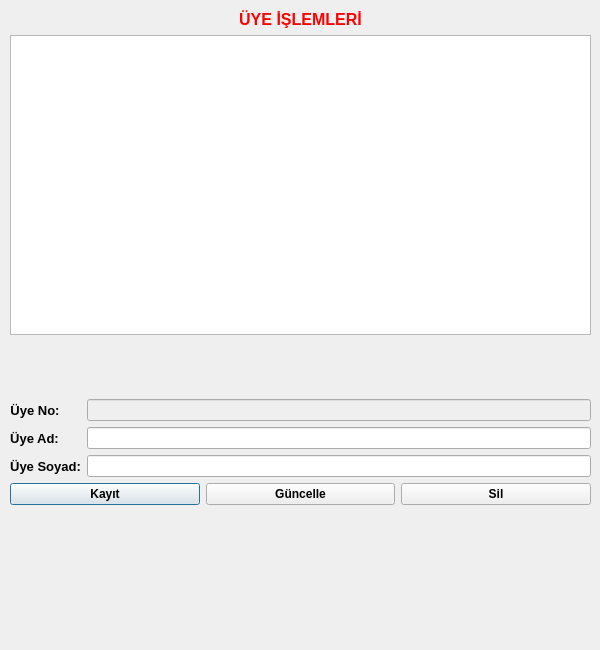
<?xml version="1.0" encoding="UTF-8"?>
<ui version="4.0">
 <class>Member</class>
 <widget class="QDialog" name="Member">
  <property name="enabled">
   <bool>true</bool>
  </property>
  <property name="geometry">
   <rect>
    <x>0</x>
    <y>0</y>
    <width>600</width>
    <height>650</height>
   </rect>
  </property>
  <property name="font">
   <font>
    <kerning>true</kerning>
   </font>
  </property>
  <property name="windowTitle">
   <string>Üye İşlemleri</string>
  </property>
  <widget class="QWidget" name="layoutWidget">
   <property name="geometry">
    <rect>
     <x>10</x>
     <y>10</y>
     <width>581</width>
     <height>631</height>
    </rect>
   </property>
   <layout class="QVBoxLayout" name="verticalLayout_2">
    <item>
     <widget class="QLabel" name="label">
      <property name="palette">
       <palette>
        <active>
         <colorrole role="WindowText">
          <brush brushstyle="SolidPattern">
           <color alpha="255">
            <red>255</red>
            <green>0</green>
            <blue>0</blue>
           </color>
          </brush>
         </colorrole>
        </active>
        <inactive>
         <colorrole role="WindowText">
          <brush brushstyle="SolidPattern">
           <color alpha="255">
            <red>255</red>
            <green>0</green>
            <blue>0</blue>
           </color>
          </brush>
         </colorrole>
        </inactive>
        <disabled/>
       </palette>
      </property>
      <property name="font">
       <font>
        <pointsize>12</pointsize>
        <bold>true</bold>
        <kerning>true</kerning>
       </font>
      </property>
      <property name="text">
       <string>ÜYE İŞLEMLERİ</string>
      </property>
      <property name="alignment">
       <set>Qt::AlignmentFlag::AlignCenter</set>
      </property>
     </widget>
    </item>
    <item>
     <widget class="QTableView" name="tableView">
      <property name="minimumSize">
       <size>
        <width>479</width>
        <height>253</height>
       </size>
      </property>
     </widget>
    </item>
    <item>
     <layout class="QVBoxLayout" name="verticalLayout">
      <item>
       <layout class="QFormLayout" name="formLayout">
        <item row="1" column="0">
         <widget class="QLabel" name="label_1">
          <property name="font">
           <font>
            <pointsize>10</pointsize>
            <bold>true</bold>
            <kerning>true</kerning>
           </font>
          </property>
          <property name="text">
           <string>Üye No:</string>
          </property>
          <property name="alignment">
           <set>Qt::AlignmentFlag::AlignCenter</set>
          </property>
         </widget>
        </item>
        <item row="1" column="1">
         <widget class="QLineEdit" name="le_memberID">
          <property name="enabled">
           <bool>false</bool>
          </property>
         </widget>
        </item>
        <item row="2" column="0">
         <widget class="QLabel" name="label_2">
          <property name="font">
           <font>
            <pointsize>10</pointsize>
            <bold>true</bold>
            <kerning>true</kerning>
           </font>
          </property>
          <property name="text">
           <string>Üye Ad:</string>
          </property>
          <property name="alignment">
           <set>Qt::AlignmentFlag::AlignCenter</set>
          </property>
         </widget>
        </item>
        <item row="2" column="1">
         <widget class="QLineEdit" name="le_memberName"/>
        </item>
        <item row="3" column="0">
         <widget class="QLabel" name="label_3">
          <property name="font">
           <font>
            <pointsize>10</pointsize>
            <bold>true</bold>
            <kerning>true</kerning>
           </font>
          </property>
          <property name="text">
           <string>Üye Soyad:</string>
          </property>
          <property name="alignment">
           <set>Qt::AlignmentFlag::AlignCenter</set>
          </property>
         </widget>
        </item>
        <item row="3" column="1">
         <widget class="QLineEdit" name="le_memberSurname"/>
        </item>
        <item row="0" column="0" colspan="2">
         <spacer name="verticalSpacer_2">
          <property name="orientation">
           <enum>Qt::Orientation::Vertical</enum>
          </property>
          <property name="sizeHint" stdset="0">
           <size>
            <width>20</width>
            <height>40</height>
           </size>
          </property>
         </spacer>
        </item>
       </layout>
      </item>
      <item>
       <layout class="QHBoxLayout" name="horizontalLayout">
        <item>
         <widget class="QPushButton" name="pb_entry">
          <property name="font">
           <font>
            <bold>true</bold>
            <kerning>true</kerning>
           </font>
          </property>
          <property name="text">
           <string>Kayıt</string>
          </property>
         </widget>
        </item>
        <item>
         <widget class="QPushButton" name="pb_update">
          <property name="font">
           <font>
            <bold>true</bold>
            <kerning>true</kerning>
           </font>
          </property>
          <property name="text">
           <string>Güncelle</string>
          </property>
         </widget>
        </item>
        <item>
         <widget class="QPushButton" name="pb_delete">
          <property name="font">
           <font>
            <bold>true</bold>
            <kerning>true</kerning>
           </font>
          </property>
          <property name="text">
           <string>Sil</string>
          </property>
         </widget>
        </item>
       </layout>
      </item>
      <item>
       <spacer name="verticalSpacer">
        <property name="orientation">
         <enum>Qt::Orientation::Vertical</enum>
        </property>
        <property name="sizeHint" stdset="0">
         <size>
          <width>20</width>
          <height>40</height>
         </size>
        </property>
       </spacer>
      </item>
     </layout>
    </item>
   </layout>
  </widget>
 </widget>
 <resources/>
 <connections/>
</ui>
